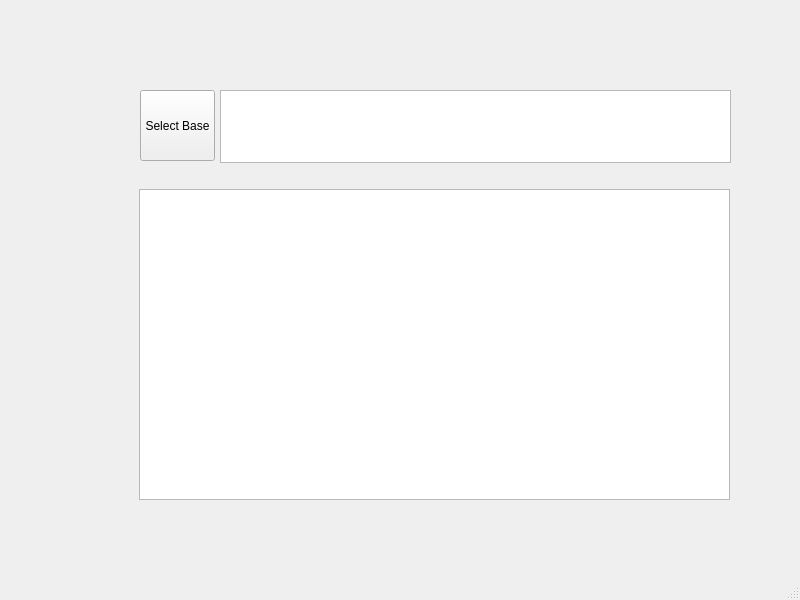
<?xml version="1.0" encoding="UTF-8"?>
<ui version="4.0">
 <class>MainWindow</class>
 <widget class="QMainWindow" name="MainWindow">
  <property name="geometry">
   <rect>
    <x>0</x>
    <y>0</y>
    <width>800</width>
    <height>600</height>
   </rect>
  </property>
  <property name="windowTitle">
   <string>MainWindow</string>
  </property>
  <widget class="QWidget" name="centralwidget">
   <widget class="QPushButton" name="pushButton">
    <property name="geometry">
     <rect>
      <x>140</x>
      <y>90</y>
      <width>75</width>
      <height>71</height>
     </rect>
    </property>
    <property name="text">
     <string>Select Base</string>
    </property>
   </widget>
   <widget class="QWidget" name="verticalLayoutWidget">
    <property name="geometry">
     <rect>
      <x>220</x>
      <y>90</y>
      <width>511</width>
      <height>73</height>
     </rect>
    </property>
    <layout class="QVBoxLayout" name="verticalLayout">
     <item>
      <widget class="QTextEdit" name="textEdit">
       <property name="readOnly">
        <bool>true</bool>
       </property>
      </widget>
     </item>
    </layout>
   </widget>
   <widget class="QWidget" name="horizontalLayoutWidget">
    <property name="geometry">
     <rect>
      <x>139</x>
      <y>189</y>
      <width>591</width>
      <height>311</height>
     </rect>
    </property>
    <layout class="QHBoxLayout" name="horizontalLayout">
     <item>
      <widget class="QTableView" name="tableView"/>
     </item>
    </layout>
   </widget>
  </widget>
  <widget class="QMenuBar" name="menubar">
   <property name="geometry">
    <rect>
     <x>0</x>
     <y>0</y>
     <width>800</width>
     <height>21</height>
    </rect>
   </property>
  </widget>
  <widget class="QStatusBar" name="statusbar"/>
 </widget>
 <resources/>
 <connections/>
</ui>
